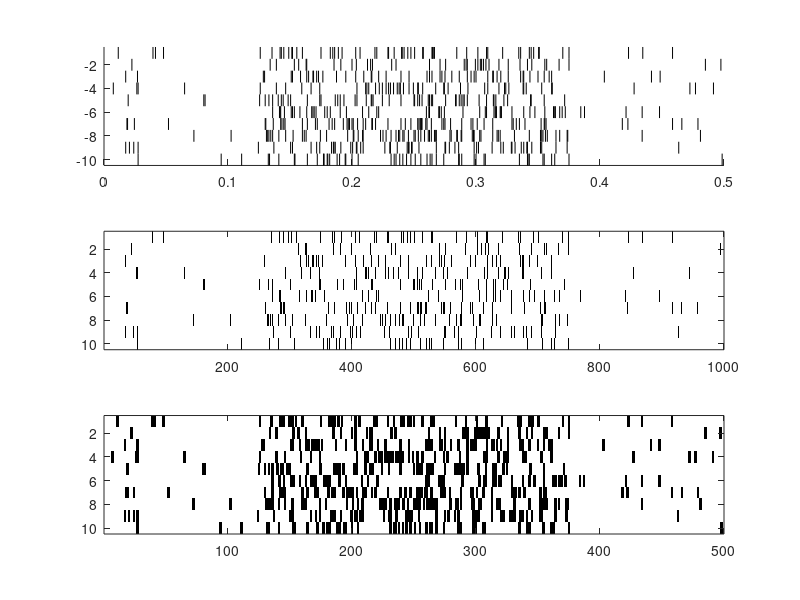

This figure's MATLAB source:
% raster plot test
% APR 2018
% HN
%
% generates a fake array of spikes for 10 trials and displays the data in
% a raster plot

close all;

TOTAL_TRIALS = 10;
SAMPLING_FREQ = 2000;
TRIAL_LEN = 0.5;        % in sec
SPIKE_PROB = 0.01;
TOTAL_SAMPLES = SAMPLING_FREQ*TRIAL_LEN;

spikes_binary = zeros(TOTAL_TRIALS,TOTAL_SAMPLES);

for trialn = 1:TOTAL_TRIALS
    samplen = 1:(SAMPLING_FREQ*TRIAL_LEN);
    
    spikes_binary(trialn,samplen) = (rand([1,TOTAL_SAMPLES])<SPIKE_PROB);
    spikes_binary(trialn,samplen(samplen<=TOTAL_SAMPLES*0.75 & samplen>TOTAL_SAMPLES*0.25)) ...
        =(rand([1,TOTAL_SAMPLES/2])<(SPIKE_PROB*10));
%     spikes_binary(trialn,samplen<TOTAL_SAMPLES*0.25)=(rand<SPIKE_PROB);
end
%%
spikes_idx = zeros(TOTAL_TRIALS,1);

for trialn = 1:TOTAL_TRIALS
    spikeno = length(find(spikes_binary(trialn,:)));
    spikes_idx(trialn,spikeno)=0;
    spikes_idx(trialn,1:spikeno) = find(spikes_binary(trialn,:));
end


figure
subplot(3,1,1)
hold on
% tic
for trialn = 1:TOTAL_TRIALS
%     hold on
%     plot(spikes_idx(trialn,:),-trialn,'k.');
    for spiken = 1:length(spikes_idx(trialn,:));
        if (spikes_idx(trialn,spiken))
            plot(spikes_idx(trialn,spiken).*[1 1]./SAMPLING_FREQ,-trialn+[-0.5 0.5],'k');
        end
    end
    ylim([-10.5 -0.5]);
end
% t=toc; disp(t);

subplot(3,1,2)
% tic
colormap(gray)
imagesc(~spikes_binary)
% t=toc; disp(t);

subplot(3,1,3)
% tic
spikes_binary_small = imresize(spikes_binary,[TOTAL_TRIALS,500],'bilinear');
imagesc(~spikes_binary_small)
% t=toc; disp(t);